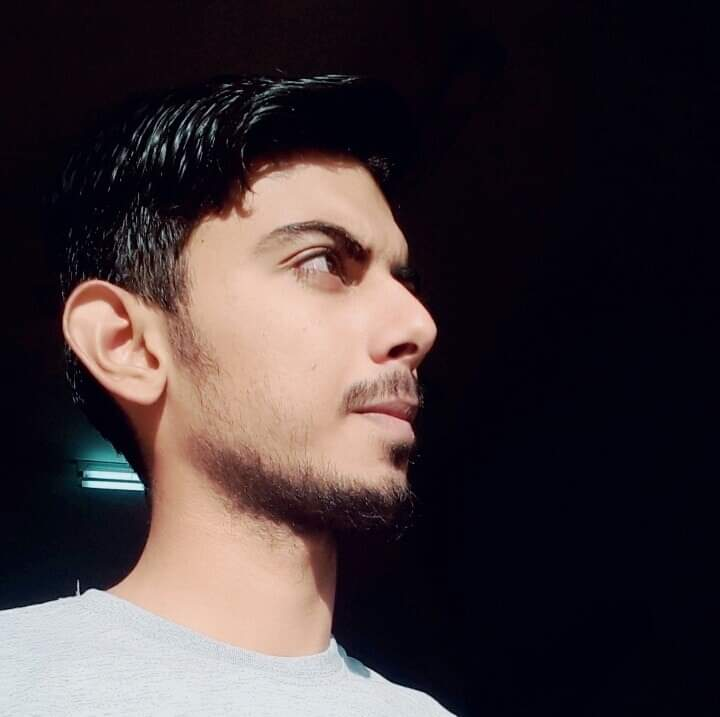
#> input picture opencv/resources/mypic.jpeg, 720 x 717 px
$ python 04-Chapter_4.py
#> lines starting #> are read from the running program, lines starting #| are printed output that depends on the picture; after the words box and inside, x2 and y2 are one past the last pixel; in counts of white or black regions, pixels touching at a corner belong together
## CONVERT AN IMAGE INTO BLACK AND WHITE IMAGE

import cv2 as cv
from cv2 import threshold
from cv2 import imshow
img = cv.imread("resources/mypic.jpeg")
#> img is the input picture: shape (717, 720, 3); mean B, G, R 56.6, 53.6, 64.4
img1 = cv.resize(img,(500,400))
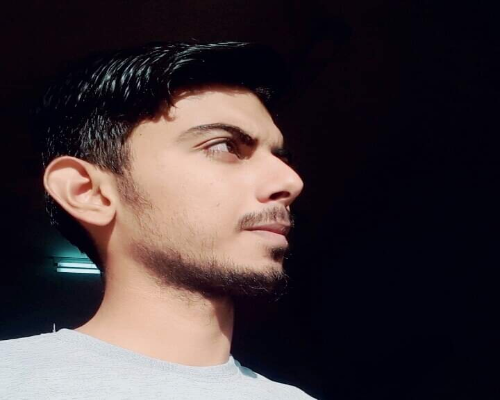
#> img1: shape (400, 500, 3); mean B, G, R 56.5, 53.6, 64.3

gray = cv.cvtColor(img1,cv.COLOR_BGR2GRAY)
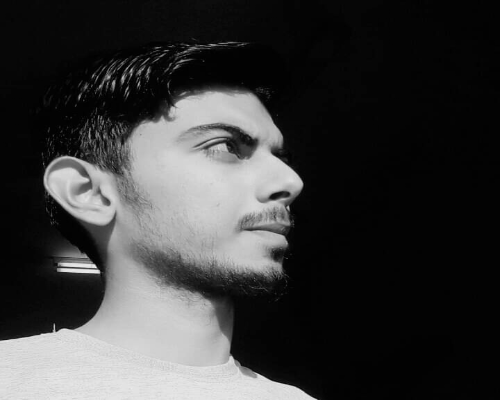
#> gray: shape (400, 500); min 1, max 246, mean 57.1

(thresh, binary) = cv.threshold(gray, 127,255,cv.THRESH_BINARY)
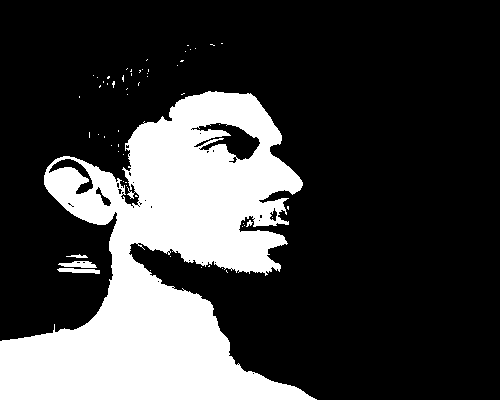
#> binary: shape (400, 500); 25.1% white; 59 white regions (54 under 20 px), largest, box (x1, y1, x2, y2) and area: (0, 91, 317, 400) 49550, (58, 261, 97, 268) 182, (57, 268, 100, 274) 169, (66, 254, 88, 258) 47, (246, 220, 253, 227) 24

cv.imshow("original",img1)
cv.imshow("gray",gray)
cv.imshow("Black and white",binary)

cv.waitKey(0)
cv.destroyAllWindows()
